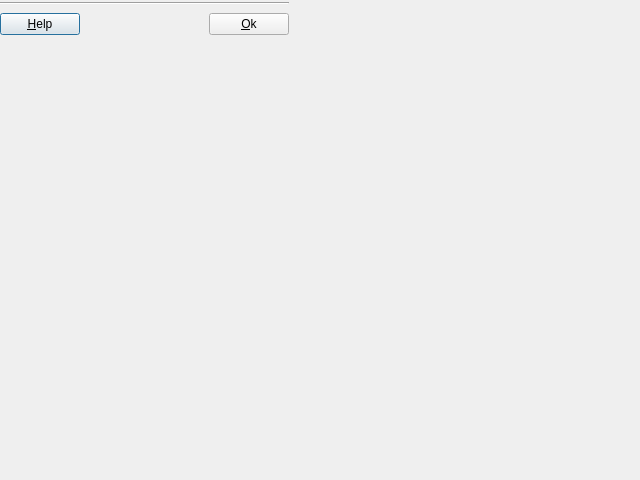
<?xml version="1.0" encoding="UTF-8"?>
<ui version="4.0">
 <class>DataSourceExplorerDialogForm</class>
 <widget class="QDialog" name="DataSourceExplorerDialogForm">
  <property name="geometry">
   <rect>
    <x>0</x>
    <y>0</y>
    <width>640</width>
    <height>480</height>
   </rect>
  </property>
  <property name="windowTitle">
   <string>Data Source Selector</string>
  </property>
  <widget class="QWidget" name="layoutWidget">
   <property name="geometry">
    <rect>
     <x>0</x>
     <y>0</y>
     <width>289</width>
     <height>38</height>
    </rect>
   </property>
   <layout class="QVBoxLayout" name="verticalLayout" stretch="0,1">
    <item>
     <widget class="Line" name="line">
      <property name="orientation">
       <enum>Qt::Horizontal</enum>
      </property>
     </widget>
    </item>
    <item>
     <layout class="QHBoxLayout" name="horizontalLayout_2">
      <item>
       <widget class="te::qt::widgets::HelpPushButton" name="m_helpPushButton">
        <property name="text">
         <string>&amp;Help</string>
        </property>
       </widget>
      </item>
      <item>
       <spacer name="horizontalSpacer">
        <property name="orientation">
         <enum>Qt::Horizontal</enum>
        </property>
        <property name="sizeHint" stdset="0">
         <size>
          <width>40</width>
          <height>20</height>
         </size>
        </property>
       </spacer>
      </item>
      <item>
       <layout class="QHBoxLayout" name="horizontalLayout">
        <item>
         <widget class="QPushButton" name="m_okPushButton">
          <property name="enabled">
           <bool>true</bool>
          </property>
          <property name="text">
           <string>&amp;Ok</string>
          </property>
         </widget>
        </item>
       </layout>
      </item>
     </layout>
    </item>
   </layout>
  </widget>
 </widget>
 <customwidgets>
  <customwidget>
   <class>te::qt::widgets::HelpPushButton</class>
   <extends>QPushButton</extends>
   <header>terralib/qt/widgets/help/HelpPushButton.h</header>
  </customwidget>
 </customwidgets>
 <tabstops>
  <tabstop>m_okPushButton</tabstop>
  <tabstop>m_helpPushButton</tabstop>
 </tabstops>
 <resources/>
 <connections/>
</ui>
